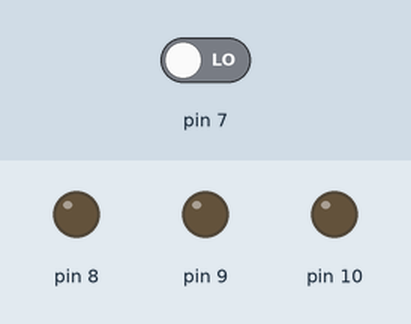
This sketch was run on a simulated Arduino Uno, built with avr-gcc and run on an emulated ATmega328P. On the bench: output pins drawn as LEDs (lit = HIGH). Inputs (shaded band) come from the test bench; at power-on: pin 7 LOW.

Above: at 1.2 s.
1.3 s: pin 7 driven HIGH
At 2.1 s:
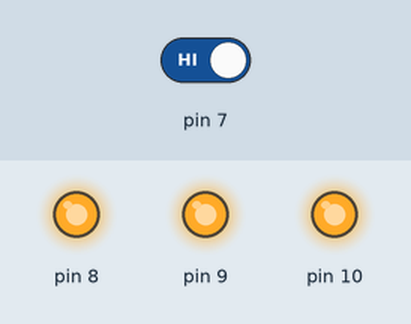
2.8 s: pin 7 driven LOW
At 3.2 s:
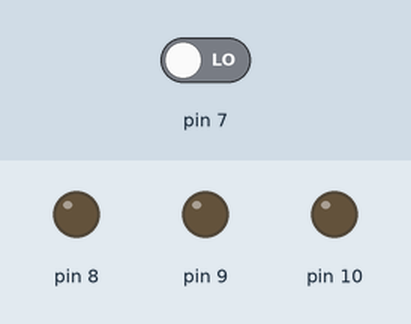
Timing chart, 0 to 5.8 s (numbered marks = the images above; inputs shaded):
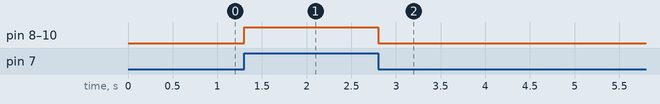

The sketch:

sketch_mar07b.ino
```cpp
// C++ code
//
void setup()
{
  pinMode(7, INPUT);
  pinMode(8, OUTPUT);
  pinMode(9, OUTPUT);
  pinMode(10, OUTPUT);
}

void loop()
{
  int push = digitalRead(7);
  //digitalWrite(8, HIGH);
  //digitalWrite(9, HIGH);
  //digitalWrite(10, HIGH);
  if(push)
  {
    digitalWrite(8, HIGH);
  digitalWrite(9, HIGH);
    digitalWrite(10, HIGH);
  }
  else
  {
    digitalWrite(8, LOW);
    digitalWrite(9, LOW);
    digitalWrite(10, LOW);
  }
}
```

Measured:
- after the input at 1.3 s, pin 8–10: LOW → HIGH at once
- after the input at 2.8 s, pin 8–10: HIGH → LOW at once
